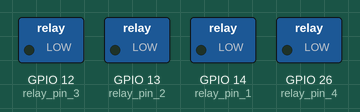
Recording of a sketch running on a simulated ESP32. On the bench: switched loads named in the sketch (green lamp = pin HIGH).

Above: at 0.5 s.
At 3.5 s:
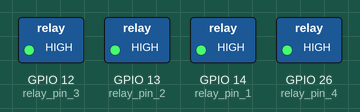
Timing chart, 0 to 4.6 s (numbered marks = the images above):
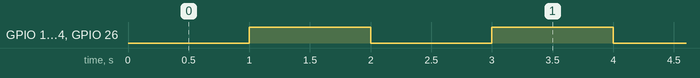

The sketch:

Relay_module_basic_working_ESP32.ino
```cpp
int relay_pin_1 = 14;
int relay_pin_2 = 13;
int relay_pin_3 = 12;
int relay_pin_4 = 26;

//int relay_pin_4 = 18;
void setup() {
  // put your setup code here, to run once:
  pinMode(relay_pin_1, OUTPUT);
  pinMode(relay_pin_2, OUTPUT);
  pinMode(relay_pin_3, OUTPUT);
  pinMode(relay_pin_4, OUTPUT);
  //pinMode(relay_pin_4, OUTPUT);
}

void loop() {
  // put your main code here, to run repeatedly:
  digitalWrite(relay_pin_1, LOW);
  digitalWrite(relay_pin_2, LOW);
  digitalWrite(relay_pin_3, LOW);
  digitalWrite(relay_pin_4, LOW);
  //digitalWrite(relay_pin_4, LOW);
  delay(1000);
  digitalWrite(relay_pin_1, HIGH);
  digitalWrite(relay_pin_2, HIGH);
  digitalWrite(relay_pin_3, HIGH);
  digitalWrite(relay_pin_4, HIGH);
  //digitalWrite(relay_pin_4, HIGH);
  delay(1000);

}
```

Measured:
- by itself, GPIO 12 (relay_pin_3), GPIO 13 (relay_pin_2), GPIO 14 (relay_pin_1), GPIO 26 (relay_pin_4): alternates HIGH for 1.0 s and LOW for 1.0 s
